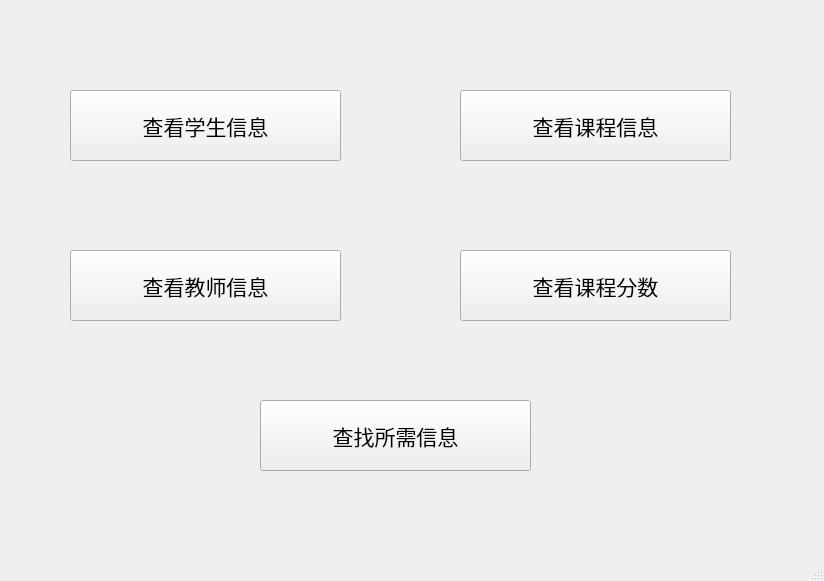
<?xml version="1.0" encoding="UTF-8"?>
<ui version="4.0">
 <class>MainWindow</class>
 <widget class="QMainWindow" name="MainWindow">
  <property name="geometry">
   <rect>
    <x>0</x>
    <y>0</y>
    <width>824</width>
    <height>581</height>
   </rect>
  </property>
  <property name="windowTitle">
   <string>MainWindow</string>
  </property>
  <widget class="QWidget" name="centralwidget">
   <widget class="QPushButton" name="pushButton">
    <property name="geometry">
     <rect>
      <x>70</x>
      <y>90</y>
      <width>271</width>
      <height>71</height>
     </rect>
    </property>
    <property name="font">
     <font>
      <family>楷体</family>
      <pointsize>16</pointsize>
     </font>
    </property>
    <property name="text">
     <string>查看学生信息</string>
    </property>
   </widget>
   <widget class="QPushButton" name="pushButton_2">
    <property name="geometry">
     <rect>
      <x>70</x>
      <y>250</y>
      <width>271</width>
      <height>71</height>
     </rect>
    </property>
    <property name="font">
     <font>
      <family>楷体</family>
      <pointsize>16</pointsize>
     </font>
    </property>
    <property name="text">
     <string>查看教师信息</string>
    </property>
   </widget>
   <widget class="QPushButton" name="pushButton_3">
    <property name="geometry">
     <rect>
      <x>260</x>
      <y>400</y>
      <width>271</width>
      <height>71</height>
     </rect>
    </property>
    <property name="font">
     <font>
      <family>楷体</family>
      <pointsize>16</pointsize>
     </font>
    </property>
    <property name="text">
     <string>查找所需信息</string>
    </property>
   </widget>
   <widget class="QPushButton" name="pushButton_4">
    <property name="geometry">
     <rect>
      <x>460</x>
      <y>90</y>
      <width>271</width>
      <height>71</height>
     </rect>
    </property>
    <property name="font">
     <font>
      <family>楷体</family>
      <pointsize>16</pointsize>
     </font>
    </property>
    <property name="text">
     <string>查看课程信息</string>
    </property>
   </widget>
   <widget class="QPushButton" name="pushButton_5">
    <property name="geometry">
     <rect>
      <x>460</x>
      <y>250</y>
      <width>271</width>
      <height>71</height>
     </rect>
    </property>
    <property name="font">
     <font>
      <family>楷体</family>
      <pointsize>16</pointsize>
     </font>
    </property>
    <property name="text">
     <string>查看课程分数</string>
    </property>
   </widget>
  </widget>
  <widget class="QMenuBar" name="menubar">
   <property name="geometry">
    <rect>
     <x>0</x>
     <y>0</y>
     <width>824</width>
     <height>30</height>
    </rect>
   </property>
  </widget>
  <widget class="QStatusBar" name="statusbar"/>
 </widget>
 <resources/>
 <connections/>
</ui>
